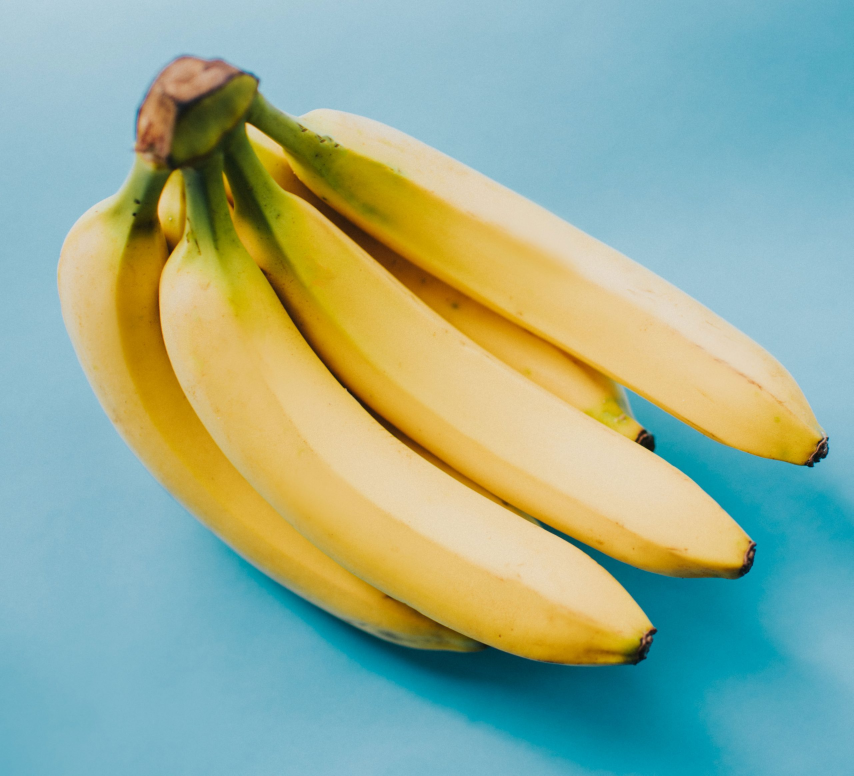
#> input picture Assets/banana.jpg, 2560 x 2327 px (shown at 1/3 size); its folder holds only this picture in this run
$ python main.py
#> lines starting #> are read from the running program, lines starting #| are printed output that depends on the picture; after the words box and inside, x2 and y2 are one past the last pixel; in counts of white or black regions, pixels touching at a corner belong together
#> (reads hsv.json from the repository)
### image_loader.py
import os
import cv2
INDEX = 0
DIRECTORY_NAME = "./Assets/"
FILE_LIST = sorted(os.listdir(DIRECTORY_NAME))
WIDTH = 640
HEIGHT = 480

def _load_current():
    file_name = FILE_LIST[INDEX]
    image = cv2.imread(os.path.join(DIRECTORY_NAME, file_name))
#> image is the input picture: shape (2327, 2560, 3); mean B, G, R 150.3, 174.2, 150
    image = cv2.resize(image, (WIDTH, HEIGHT))
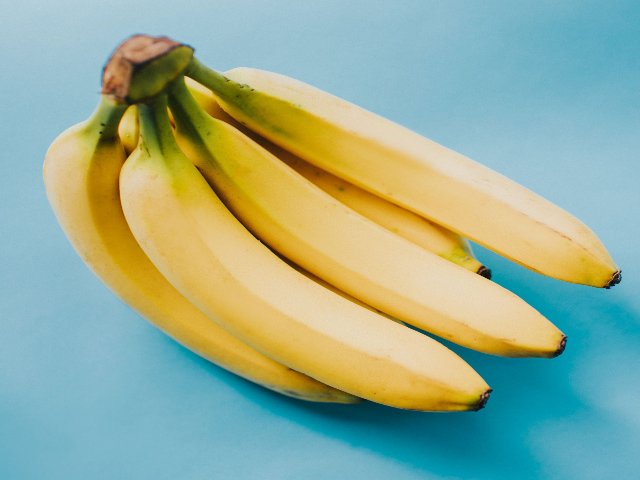
#> image: shape (480, 640, 3); mean B, G, R 150.1, 174.1, 149.8
    return image


def load_next():
    global INDEX
    INDEX = (INDEX + 1) % len(FILE_LIST)
    return _load_current()


# [10 lines left out: functions load_previous, load_specific, not called in this run]

### image_processing.py
import cv2
import json
from enum import Enum

# [11 lines of commented-out code are left out]

PRESET_FILE = "hsv.json"
PRESETS = None


class BananaStage(Enum):
    GREEN = "green"
    YELLOW = "yellow"
    BROWN = "brown"


def _get(stage: BananaStage):
    return PRESETS[stage.value]


def load_presets():
    global PRESETS
    with open(PRESET_FILE, "r") as f:
        PRESETS = json.load(f)


def create_hsv_mask(image, lower, upper):
    imgHSV = cv2.cvtColor(image, cv2.COLOR_BGR2HSV)
#> imgHSV: shape (480, 640, 3); mean H, S, V 65.4, 129.2, 197.8
    return cv2.inRange(imgHSV, tuple(lower), tuple(upper))
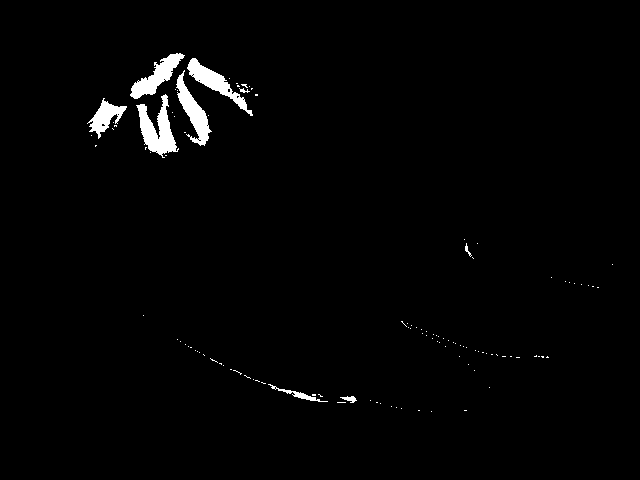
#> returned value: shape (480, 640); 1.7% white; 114 white regions (105 under 20 px), largest, box (x1, y1, x2, y2) and area: (136, 94, 179, 158) 1213, (176, 70, 212, 146) 951, (187, 58, 253, 116) 933

def create_unripe(image):
    p = _get(BananaStage.GREEN)
    return create_hsv_mask(image, p["lower"], p["upper"])


def create_ripe(image):
    p = _get(BananaStage.YELLOW)
    return create_hsv_mask(image, p["lower"], p["upper"])
#> in create_hsv_mask (call 2), `return cv2.inRange(imgHSV, tuple(lower), tuple(upper))`: returned value: shape (480, 640); 27.6% white; 146 white regions (136 under 20 px), largest, box (x1, y1, x2, y2) and area: (55, 46, 617, 411) 83971, (485, 202, 512, 222) 208, (536, 230, 552, 243) 62


def create_overripe(image):
    p = _get(BananaStage.BROWN)
    return create_hsv_mask(image, p["lower"], p["upper"])
#> in create_hsv_mask (call 3), `return cv2.inRange(imgHSV, tuple(lower), tuple(upper))`:
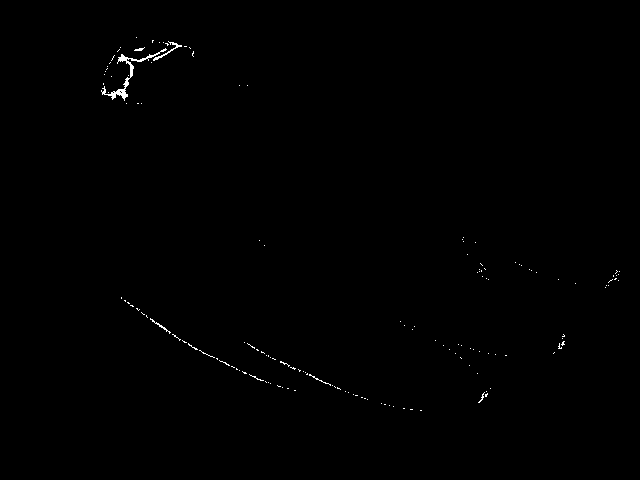
#> returned value: shape (480, 640); 0.32% white in thin lines or dots, all inside (x1, y1, x2, y2) = (101, 37, 620, 411)


def create_total_mask(image):
    ranges = [_get(stage) for stage in BananaStage]

    lower = [min(r["lower"][i] for r in ranges) for i in range(3)]
    upper = [max(r["upper"][i] for r in ranges) for i in range(3)]

    return create_hsv_mask(image, lower, upper)
#> in create_hsv_mask (call 4), `return cv2.inRange(imgHSV, tuple(lower), tuple(upper))`:
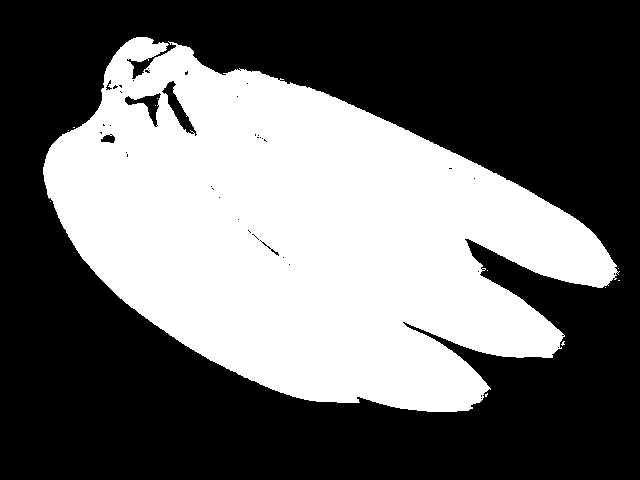
#> returned value: shape (480, 640); 41.1% white; 12 white regions (11 under 20 px), largest, box (x1, y1, x2, y2) and area: (43, 37, 620, 412) 126244


### main.py
import image_loader, image_processing
import cv2
import numpy as np

image_processing.load_presets()

def build_view(image):
    unripe_mask = image_processing.create_unripe(image)
    ripe_mask = image_processing.create_ripe(image)
    overripe_mask = image_processing.create_overripe(image)
    total_mask = image_processing.create_total_mask(image)

    unripe_mask = cv2.cvtColor(unripe_mask, cv2.COLOR_GRAY2BGR)
    ripe_mask = cv2.cvtColor(ripe_mask, cv2.COLOR_GRAY2BGR)
    overripe_mask = cv2.cvtColor(overripe_mask, cv2.COLOR_GRAY2BGR)
    total_mask = cv2.cvtColor(total_mask, cv2.COLOR_GRAY2BGR)

    empty = np.zeros_like(image)

    top = np.hstack([image, total_mask, empty])
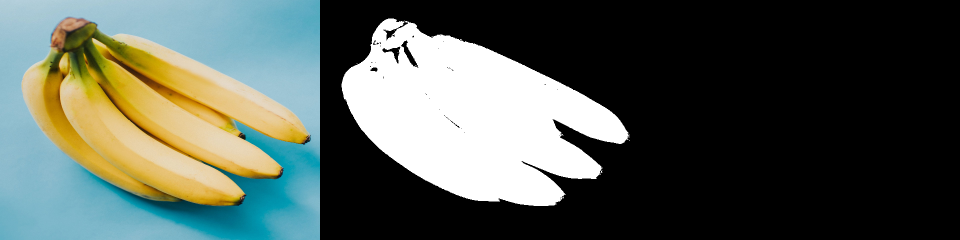
#> top: shape (480, 1920, 3) (shown at 1/2 size); mean B, G, R 85, 93, 84.9
    bottom = np.hstack([unripe_mask, ripe_mask, overripe_mask])
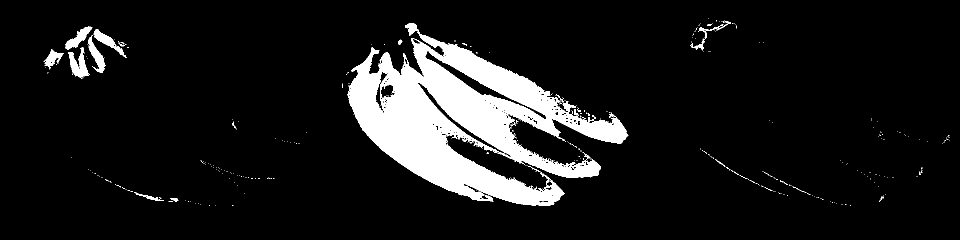
#> bottom: shape (480, 1920, 3) (shown at 1/2 size); 9.9% white; 410 white regions (386 under 20 px), largest, box (x1, y1, x2, y2) and area: (695, 46, 1257, 411) 83971, (136, 94, 179, 158) 1213, (176, 70, 212, 146) 951

    return np.vstack([top, bottom])
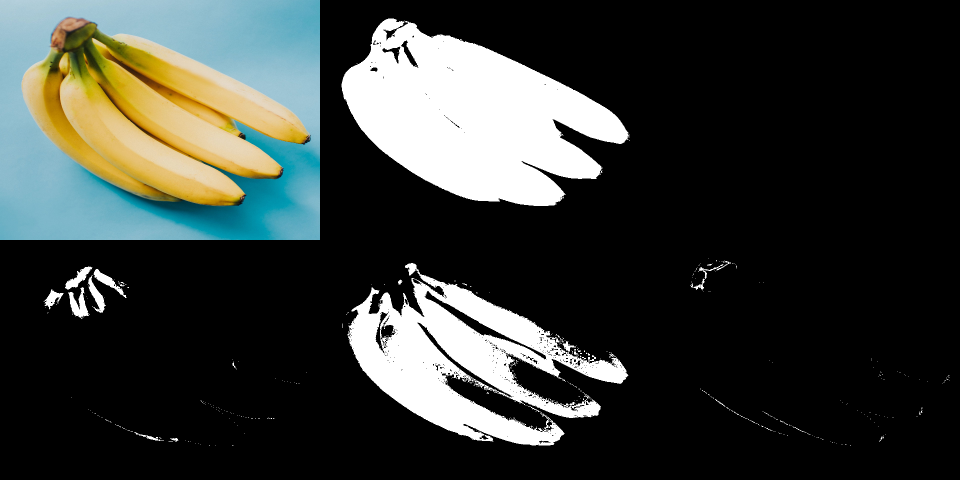
#> returned value: shape (960, 1920, 3) (shown at 1/2 size); mean of channels 0, 1, 2 55.1, 59.1, 55; drawn as B, G, R

if __name__ == "__main__":
    image = image_loader.load_next()
    cv2.namedWindow("Banana analysis", cv2.WINDOW_NORMAL)

    while True:
        combined = build_view(image)
        cv2.imshow("Banana analysis", combined)

        key = cv2.waitKeyEx(0)
#> (key q is pressed here)

        if key == ord('q'):
            break

        elif key == 2555904:
            image = image_loader.load_next()

        elif key == 2424832:
            image = image_loader.load_previous()

        elif key == ord('r'):
            presets = image_processing.load_presets()

    cv2.destroyAllWindows()
